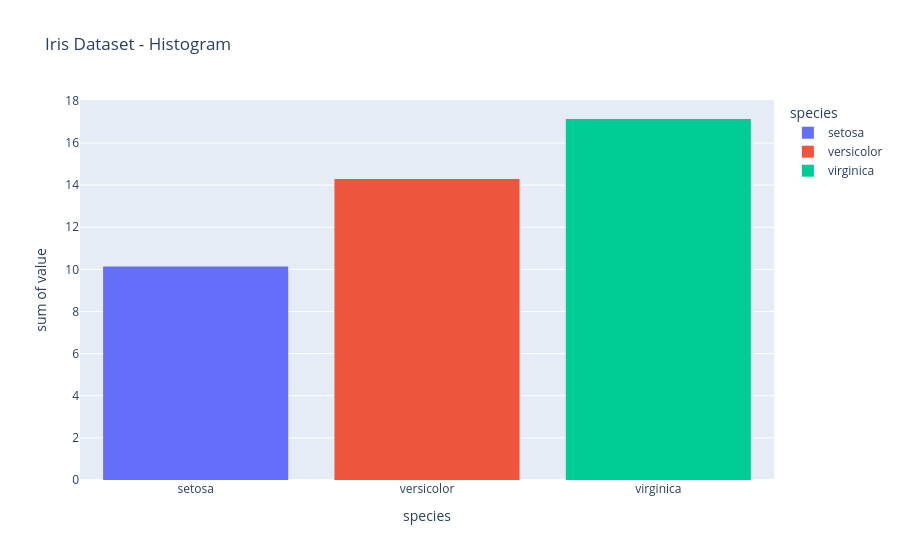

The code cell stored with this chart in its notebook:
### Markdown cell above
### **6. Histogram**

### Code cell
df = sns.load_dataset('iris')

fig = px.histogram(df_bar, x='species', y=['sepal_length','sepal_width','petal_length','petal_width'], color='species',title='Iris Dataset - Histogram')
fig.write_image('plots/iris_histogram.png')
fig.show()

### Figure 1 — Plotly figure (JSON) as saved in the notebook; plotly's stock layout.template omitted (floating-point values rounded to 4 significant figures)
{"data": [{"alignmentgroup": "True", "bingroup": "x", "histfunc": "sum", "hovertemplate": "species=%{x}<br>sum of value=%{y}<extra></extra>", "legendgroup": "setosa", "marker": {"color": "#636efa", "pattern": {"shape": ""}}, "name": "setosa", "offsetgroup": "setosa", "orientation": "v", "showlegend": true, "type": "histogram", "x": ["setosa", "setosa", "setosa", "setosa"], "xaxis": "x", "y": [5.006, 3.428, 1.462, 0.246], "yaxis": "y"}, {"alignmentgroup": "True", "bingroup": "x", "histfunc": "sum", "hovertemplate": "species=%{x}<br>sum of value=%{y}<extra></extra>", "legendgroup": "versicolor", "marker": {"color": "#EF553B", "pattern": {"shape": ""}}, "name": "versicolor", "offsetgroup": "versicolor", "orientation": "v", "showlegend": true, "type": "histogram", "x": ["versicolor", "versicolor", "versicolor", "versicolor"], "xaxis": "x", "y": [5.936, 2.77, 4.26, 1.326], "yaxis": "y"}, {"alignmentgroup": "True", "bingroup": "x", "histfunc": "sum", "hovertemplate": "species=%{x}<br>sum of value=%{y}<extra></extra>", "legendgroup": "virginica", "marker": {"color": "#00cc96", "pattern": {"shape": ""}}, "name": "virginica", "offsetgroup": "virginica", "orientation": "v", "showlegend": true, "type": "histogram", "x": ["virginica", "virginica", "virginica", "virginica"], "xaxis": "x", "y": [6.588, 2.974, 5.552, 2.026], "yaxis": "y"}], "layout": {"barmode": "relative", "legend": {"title": {"text": "species"}, "tracegroupgap": 0}, "title": {"text": "Iris Dataset - Histogram"}, "xaxis": {"anchor": "y", "categoryarray": ["setosa", "versicolor", "virginica"], "categoryorder": "array", "domain": [0, 1], "title": {"text": "species"}}, "yaxis": {"anchor": "x", "domain": [0, 1], "title": {"text": "sum of value"}}}}
